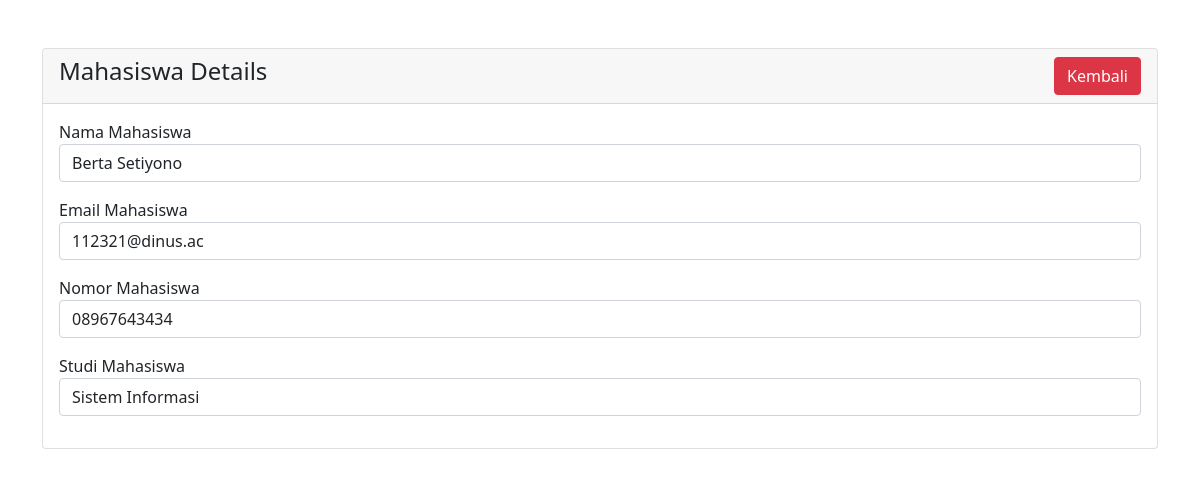
Page /mahasiswa-view.php?id=1 on the committed database.
### tables this page shows
CREATE TABLE `mahasiswa` (
  `id` int(6) NOT NULL,
  `nama` varchar(31) NOT NULL,
  `email` varchar(31) NOT NULL,
  `phone` varchar(31) NOT NULL,
  `studi` varchar(31) NOT NULL
);

### mahasiswa-view.php (the view, shortened to what this page needs)
<?php
require 'connect.php';
?>
<!doctype html>
<html lang="en">
  <head>
    <link href="https://cdn.jsdelivr.net/npm/bootstrap@5.0.2/dist/css/bootstrap.min.css" rel="stylesheet">
</head>
<body>
    <div class="container mt-5">
        <div class="row">
            <div class="col-md-12">
                <div class="card">
                    <div class="card-header">
                        <h4>Mahasiswa Details<a href="index.php" class="btn btn-danger float-end">Kembali</a>
                        </h4>
                    </div>
                    <div class="card-body">
                        <?php
                        if(isset($_GET['id']))
                        {
                            $student_id = mysqli_real_escape_string($con, $_GET['id']);
                            $query = "SELECT * FROM mahasiswa WHERE id='$student_id' ";
                            $query_run = mysqli_query($con, $query);
                            if(mysqli_num_rows($query_run) > 0)
                            {
                                $student = mysqli_fetch_array($query_run);
                                ?>
                                    <div class="mb-3">
                                        <label>Nama Mahasiswa</label>
                                        <p class="form-control">
                                            <?=$student['nama'];?>
                                        </p>
                                    </div>
                                    <div class="mb-3">
                                        <label>Email Mahasiswa</label>
                                        <p class="form-control">
                                            <?=$student['email'];?>
                                        </p>
                                    </div>
                                    <div class="mb-3">
                                        <label>Nomor Mahasiswa</label>
                                        <p class="form-control">
                                            <?=$student['phone'];?>
                                        </p>
                                    </div>
                                    <div class="mb-3">
                                        <label>Studi Mahasiswa</label>
                                        <p class="form-control">
                                            <?=$student['studi'];?>
                                        </p>
                                    </div>
                                <?php
                            }
                            else
                            {
                                echo "<h4>No Such Id Found</h4>";
                            }
                        }
                        ?>
                    </div>
                </div>
            </div>
        </div>
    </div>
</body>
</html>

### rows in the picture
mahasiswa: nama "Berta Setiyono", email "112321@dinus.ac", phone "08967643434", studi "Sistem Informasi"
